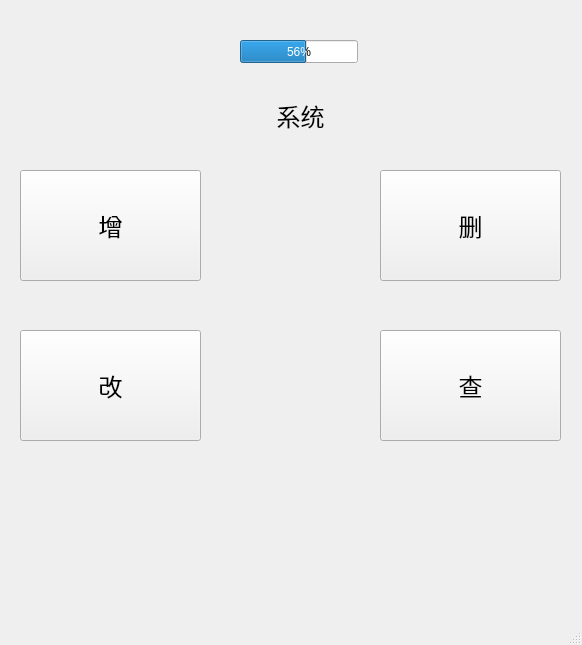
<?xml version="1.0" encoding="UTF-8"?>
<ui version="4.0">
 <class>MainWindow</class>
 <widget class="QMainWindow" name="MainWindow">
  <property name="geometry">
   <rect>
    <x>0</x>
    <y>0</y>
    <width>582</width>
    <height>645</height>
   </rect>
  </property>
  <property name="windowTitle">
   <string>MainWindow</string>
  </property>
  <widget class="QWidget" name="centralwidget">
   <widget class="QPushButton" name="pushButton">
    <property name="geometry">
     <rect>
      <x>20</x>
      <y>170</y>
      <width>181</width>
      <height>111</height>
     </rect>
    </property>
    <property name="font">
     <font>
      <family>Adobe Arabic</family>
      <pointsize>18</pointsize>
     </font>
    </property>
    <property name="text">
     <string>增</string>
    </property>
   </widget>
   <widget class="QPushButton" name="pushButton_2">
    <property name="geometry">
     <rect>
      <x>380</x>
      <y>170</y>
      <width>181</width>
      <height>111</height>
     </rect>
    </property>
    <property name="font">
     <font>
      <family>Adobe Arabic</family>
      <pointsize>18</pointsize>
     </font>
    </property>
    <property name="text">
     <string>删</string>
    </property>
   </widget>
   <widget class="QPushButton" name="pushButton_3">
    <property name="geometry">
     <rect>
      <x>20</x>
      <y>330</y>
      <width>181</width>
      <height>111</height>
     </rect>
    </property>
    <property name="font">
     <font>
      <family>Adobe Arabic</family>
      <pointsize>18</pointsize>
     </font>
    </property>
    <property name="text">
     <string>改</string>
    </property>
   </widget>
   <widget class="QPushButton" name="pushButton_4">
    <property name="geometry">
     <rect>
      <x>380</x>
      <y>330</y>
      <width>181</width>
      <height>111</height>
     </rect>
    </property>
    <property name="font">
     <font>
      <family>Adobe Arabic</family>
      <pointsize>18</pointsize>
     </font>
    </property>
    <property name="text">
     <string>查</string>
    </property>
   </widget>
   <widget class="QLabel" name="label">
    <property name="geometry">
     <rect>
      <x>240</x>
      <y>80</y>
      <width>121</width>
      <height>71</height>
     </rect>
    </property>
    <property name="font">
     <font>
      <family>Adobe Arabic</family>
      <pointsize>18</pointsize>
     </font>
    </property>
    <property name="text">
     <string>系统</string>
    </property>
    <property name="alignment">
     <set>Qt::AlignCenter</set>
    </property>
   </widget>
   <widget class="QProgressBar" name="progressBar">
    <property name="geometry">
     <rect>
      <x>240</x>
      <y>40</y>
      <width>118</width>
      <height>23</height>
     </rect>
    </property>
    <property name="value">
     <number>56</number>
    </property>
   </widget>
  </widget>
  <widget class="QMenuBar" name="menubar">
   <property name="geometry">
    <rect>
     <x>0</x>
     <y>0</y>
     <width>582</width>
     <height>22</height>
    </rect>
   </property>
  </widget>
  <widget class="QStatusBar" name="statusbar"/>
 </widget>
 <resources/>
 <connections/>
</ui>
